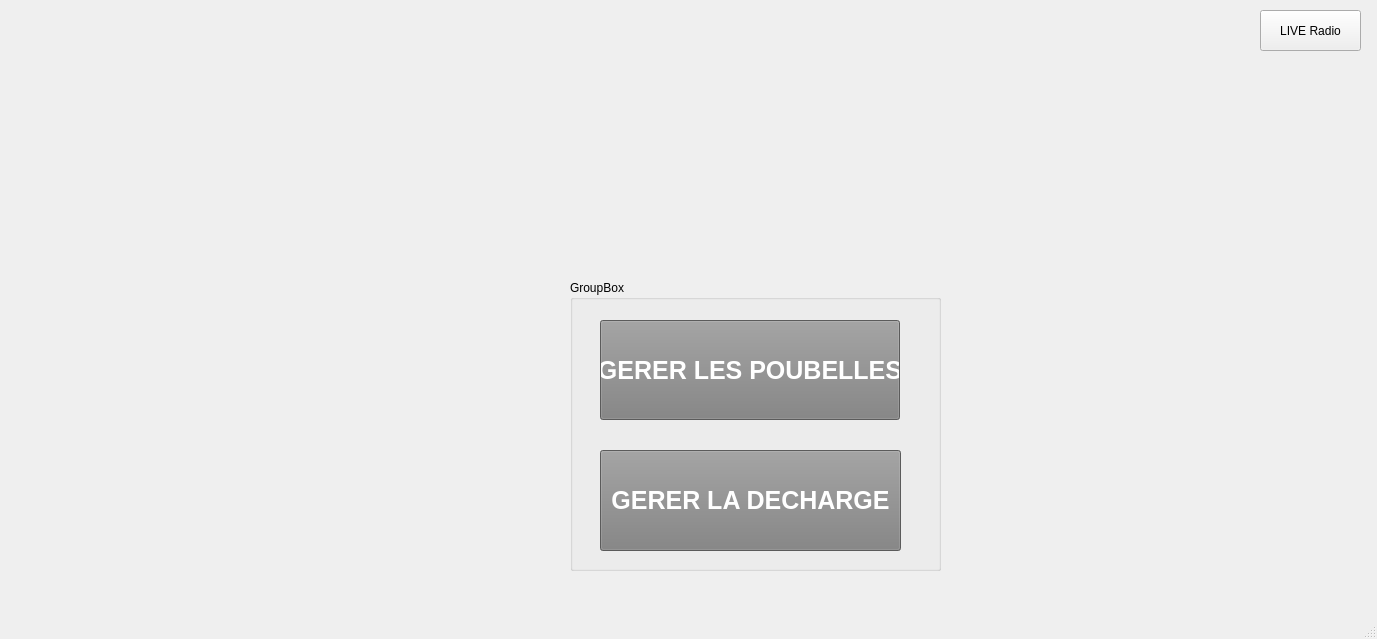
<?xml version="1.0" encoding="UTF-8"?>
<ui version="4.0">
 <class>MainWindow</class>
 <widget class="QMainWindow" name="MainWindow">
  <property name="geometry">
   <rect>
    <x>0</x>
    <y>0</y>
    <width>1377</width>
    <height>639</height>
   </rect>
  </property>
  <property name="windowTitle">
   <string>MainWindow</string>
  </property>
  <widget class="QWidget" name="centralwidget">
   <widget class="QLabel" name="labelback_menu">
    <property name="geometry">
     <rect>
      <x>0</x>
      <y>0</y>
      <width>1366</width>
      <height>768</height>
     </rect>
    </property>
    <property name="text">
     <string/>
    </property>
   </widget>
   <widget class="QPushButton" name="pushButtonpoubelles">
    <property name="geometry">
     <rect>
      <x>600</x>
      <y>320</y>
      <width>300</width>
      <height>100</height>
     </rect>
    </property>
    <property name="font">
     <font>
      <pointsize>19</pointsize>
      <weight>75</weight>
      <bold>true</bold>
     </font>
    </property>
    <property name="styleSheet">
     <string notr="true">background-color: grey;
color:white;
</string>
    </property>
    <property name="text">
     <string>GERER LES POUBELLES</string>
    </property>
   </widget>
   <widget class="QGroupBox" name="groupBox">
    <property name="geometry">
     <rect>
      <x>570</x>
      <y>280</y>
      <width>371</width>
      <height>291</height>
     </rect>
    </property>
    <property name="title">
     <string>GroupBox</string>
    </property>
   </widget>
   <widget class="QPushButton" name="pushButtonDecharge">
    <property name="geometry">
     <rect>
      <x>600</x>
      <y>450</y>
      <width>301</width>
      <height>101</height>
     </rect>
    </property>
    <property name="font">
     <font>
      <pointsize>19</pointsize>
      <weight>75</weight>
      <bold>true</bold>
     </font>
    </property>
    <property name="styleSheet">
     <string notr="true">background-color:grey;
color:white;</string>
    </property>
    <property name="text">
     <string>GERER LA DECHARGE</string>
    </property>
   </widget>
   <widget class="QPushButton" name="LiveRadio">
    <property name="geometry">
     <rect>
      <x>1260</x>
      <y>10</y>
      <width>101</width>
      <height>41</height>
     </rect>
    </property>
    <property name="text">
     <string>LIVE Radio</string>
    </property>
   </widget>
   <zorder>groupBox</zorder>
   <zorder>labelback_menu</zorder>
   <zorder>pushButtonpoubelles</zorder>
   <zorder>pushButtonDecharge</zorder>
   <zorder>LiveRadio</zorder>
  </widget>
  <widget class="QMenuBar" name="menubar">
   <property name="geometry">
    <rect>
     <x>0</x>
     <y>0</y>
     <width>1377</width>
     <height>21</height>
    </rect>
   </property>
  </widget>
  <widget class="QStatusBar" name="statusbar"/>
 </widget>
 <resources/>
 <connections/>
</ui>
